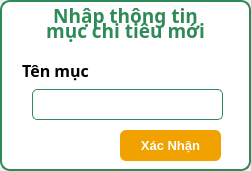
<?xml version="1.0" encoding="UTF-8"?>
<ui version="4.0">
 <class>Dialog</class>
 <widget class="QDialog" name="Dialog">
  <property name="geometry">
   <rect>
    <x>0</x>
    <y>0</y>
    <width>251</width>
    <height>171</height>
   </rect>
  </property>
  <property name="windowTitle">
   <string>Dialog</string>
  </property>
  <property name="layoutDirection">
   <enum>Qt::LeftToRight</enum>
  </property>
  <widget class="QLabel" name="label_8">
   <property name="geometry">
    <rect>
     <x>0</x>
     <y>0</y>
     <width>251</width>
     <height>171</height>
    </rect>
   </property>
   <property name="layoutDirection">
    <enum>Qt::LeftToRight</enum>
   </property>
   <property name="styleSheet">
    <string notr="true">background-color: #FFFFFF;
border: 2px solid #2E8B57; 
border-radius: 10px;
padding: 10px;
font-weight: bold;</string>
   </property>
   <property name="text">
    <string/>
   </property>
   <property name="alignment">
    <set>Qt::AlignLeading|Qt::AlignLeft|Qt::AlignVCenter</set>
   </property>
  </widget>
  <widget class="QLabel" name="label_9">
   <property name="geometry">
    <rect>
     <x>10</x>
     <y>0</y>
     <width>231</width>
     <height>31</height>
    </rect>
   </property>
   <property name="font">
    <font>
     <family>Microsoft Tai Le</family>
     <pointsize>14</pointsize>
     <weight>75</weight>
     <bold>true</bold>
    </font>
   </property>
   <property name="contextMenuPolicy">
    <enum>Qt::NoContextMenu</enum>
   </property>
   <property name="acceptDrops">
    <bool>false</bool>
   </property>
   <property name="autoFillBackground">
    <bool>false</bool>
   </property>
   <property name="styleSheet">
    <string notr="true">color: #2E8B57;
background-color: transparent;
</string>
   </property>
   <property name="text">
    <string>&lt;html&gt;&lt;head/&gt;&lt;body&gt;&lt;p&gt;Nhập thông tin&lt;/p&gt;&lt;/body&gt;&lt;/html&gt;</string>
   </property>
   <property name="scaledContents">
    <bool>false</bool>
   </property>
   <property name="alignment">
    <set>Qt::AlignCenter</set>
   </property>
   <property name="wordWrap">
    <bool>false</bool>
   </property>
   <property name="openExternalLinks">
    <bool>false</bool>
   </property>
  </widget>
  <widget class="QLabel" name="label_10">
   <property name="geometry">
    <rect>
     <x>10</x>
     <y>10</y>
     <width>231</width>
     <height>41</height>
    </rect>
   </property>
   <property name="font">
    <font>
     <family>Microsoft Tai Le</family>
     <pointsize>14</pointsize>
     <weight>75</weight>
     <bold>true</bold>
    </font>
   </property>
   <property name="contextMenuPolicy">
    <enum>Qt::NoContextMenu</enum>
   </property>
   <property name="acceptDrops">
    <bool>false</bool>
   </property>
   <property name="autoFillBackground">
    <bool>false</bool>
   </property>
   <property name="styleSheet">
    <string notr="true">color: #2E8B57;
background-color: transparent;
</string>
   </property>
   <property name="text">
    <string>&lt;html&gt;&lt;head/&gt;&lt;body&gt;&lt;p&gt;mục chi tiêu mới&lt;/p&gt;&lt;/body&gt;&lt;/html&gt;</string>
   </property>
   <property name="scaledContents">
    <bool>false</bool>
   </property>
   <property name="alignment">
    <set>Qt::AlignCenter</set>
   </property>
   <property name="wordWrap">
    <bool>false</bool>
   </property>
   <property name="openExternalLinks">
    <bool>false</bool>
   </property>
  </widget>
  <widget class="QLineEdit" name="lineEdit">
   <property name="geometry">
    <rect>
     <x>32</x>
     <y>89</y>
     <width>191</width>
     <height>31</height>
    </rect>
   </property>
   <property name="styleSheet">
    <string notr="true">QLineEdit {
    background-color: #FFFFFF; 
    border: 1px solid #2E8B57; 
    border-radius: 5px; 
    padding: 5px;
    color: #000000;
    font-size: 14px;
}

/* Hiệu ứng khi người dùng nhấn vào ô nhập */
QLineEdit:focus {
    border: 1px solid #2E8B57; 
    background-color: #FFFFFF;
}</string>
   </property>
  </widget>
  <widget class="QLabel" name="label_11">
   <property name="geometry">
    <rect>
     <x>-10</x>
     <y>50</y>
     <width>131</width>
     <height>41</height>
    </rect>
   </property>
   <property name="font">
    <font>
     <family>Microsoft Tai Le</family>
     <pointsize>12</pointsize>
     <weight>75</weight>
     <bold>true</bold>
    </font>
   </property>
   <property name="contextMenuPolicy">
    <enum>Qt::NoContextMenu</enum>
   </property>
   <property name="acceptDrops">
    <bool>false</bool>
   </property>
   <property name="autoFillBackground">
    <bool>false</bool>
   </property>
   <property name="styleSheet">
    <string notr="true">background-color: transparent;
</string>
   </property>
   <property name="text">
    <string>&lt;html&gt;&lt;head/&gt;&lt;body&gt;&lt;p&gt;Tên mục&lt;/p&gt;&lt;/body&gt;&lt;/html&gt;</string>
   </property>
   <property name="scaledContents">
    <bool>false</bool>
   </property>
   <property name="alignment">
    <set>Qt::AlignCenter</set>
   </property>
   <property name="wordWrap">
    <bool>false</bool>
   </property>
   <property name="openExternalLinks">
    <bool>false</bool>
   </property>
  </widget>
  <widget class="QPushButton" name="pushButton_4">
   <property name="geometry">
    <rect>
     <x>120</x>
     <y>130</y>
     <width>101</width>
     <height>31</height>
    </rect>
   </property>
   <property name="font">
    <font>
     <family>MS Shell Dlg 2</family>
     <pointsize>10</pointsize>
     <weight>75</weight>
     <bold>true</bold>
    </font>
   </property>
   <property name="styleSheet">
    <string notr="true">QPushButton {
    background-color: #f1a100;
    color: white;
    border-radius: 6px;
    padding: 6px;
    font-weight: bold;
}
QPushButton:hover {
    background-color: #ffb60b;
}</string>
   </property>
   <property name="text">
    <string>Xác Nhận</string>
   </property>
  </widget>
 </widget>
 <resources/>
 <connections/>
</ui>
